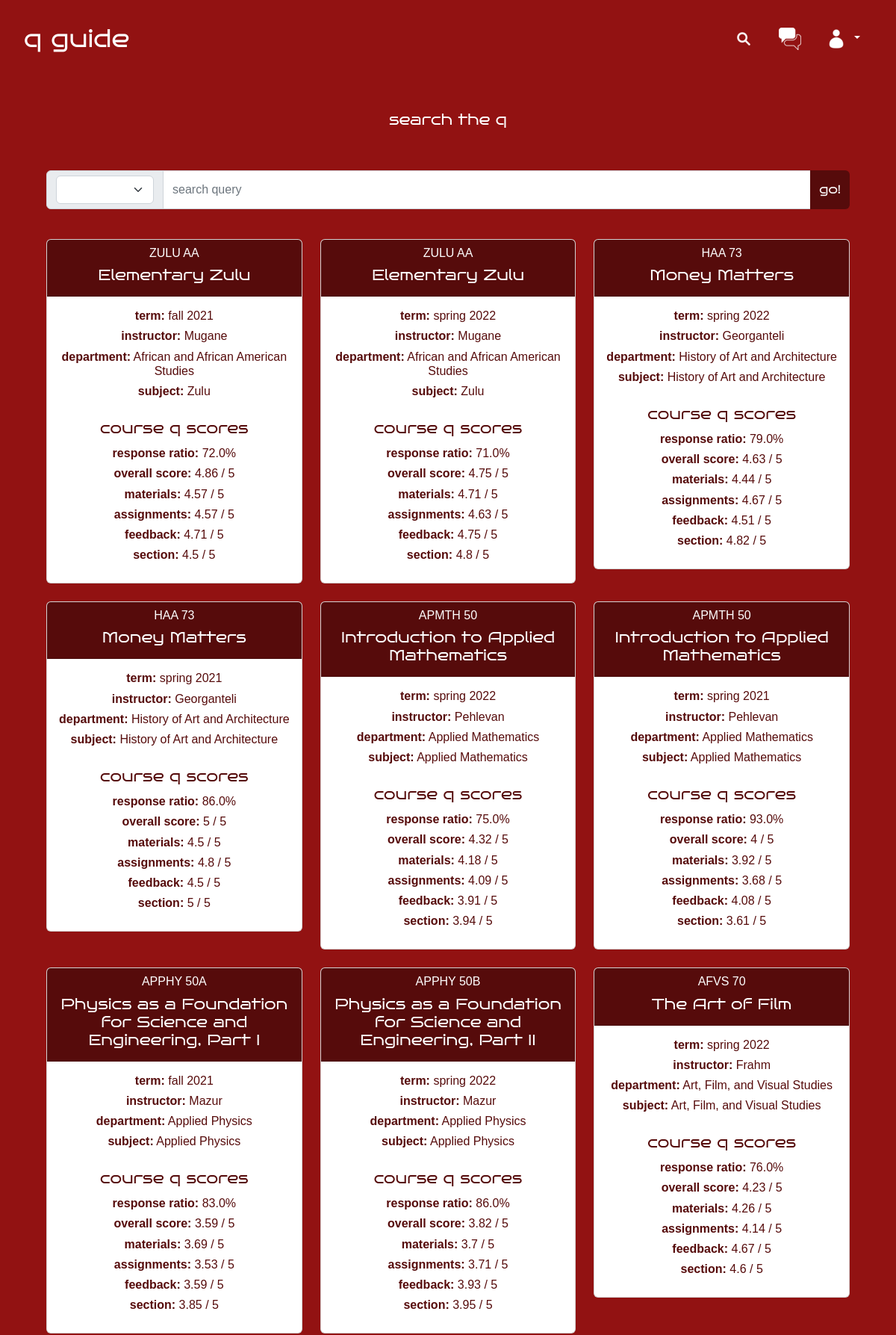
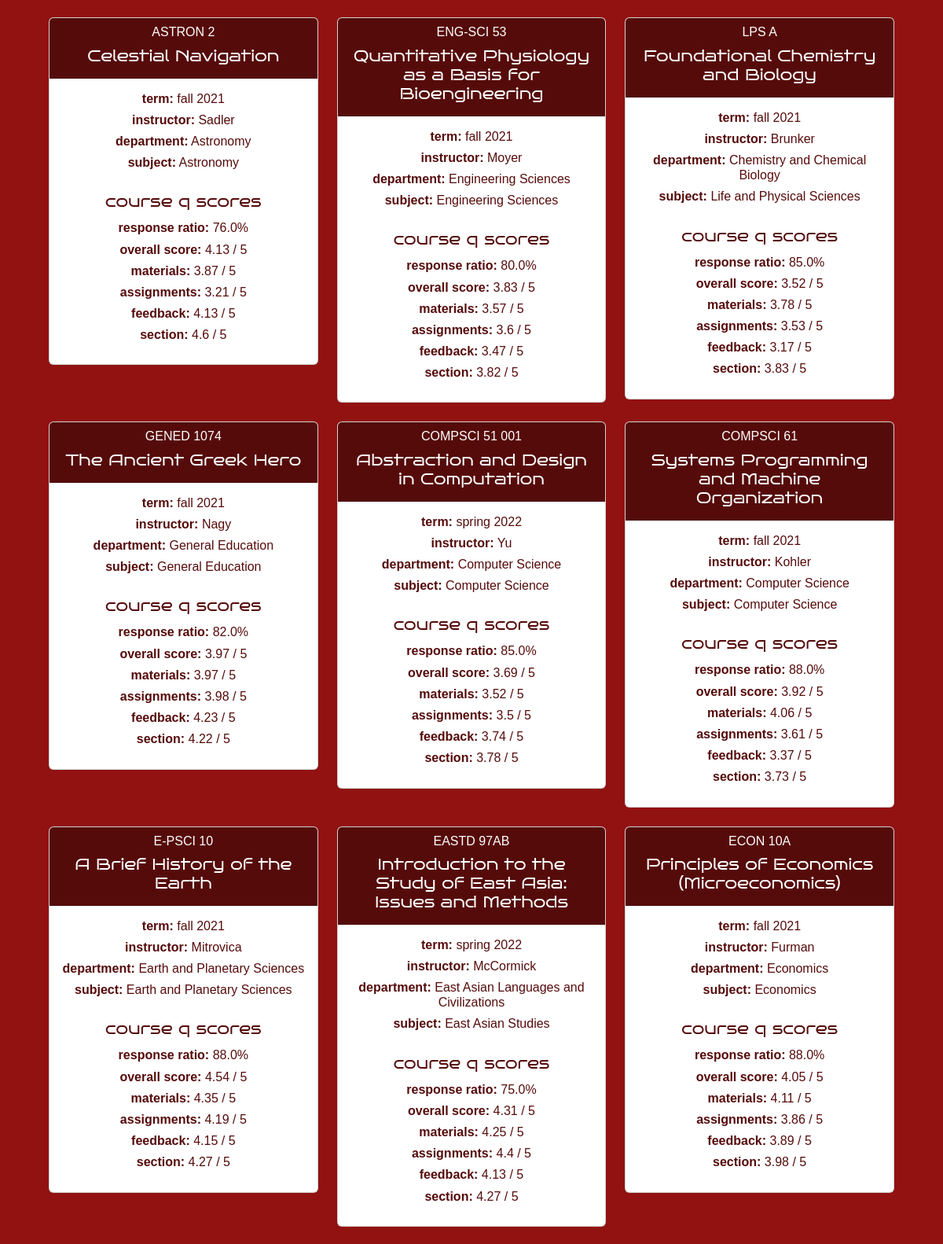
The page /search (signed in, upper part) on the database its author committed (2 pictures, top to bottom).
### tables this page shows
CREATE TABLE scores (
    course_id INTEGER NOT NULL,
    response_ratio NUMERIC NOT NULL,
    overall NUMERIC NOT NULL,
    materials NUMERIC NOT NULL,
    assignments NUMERIC NOT NULL,
    feedback NUMERIC NOT NULL,
    section NUMERIC NOT NULL,
    FOREIGN KEY(course_id) REFERENCES courses(id)
);

CREATE TABLE courses (
    id INTEGER PRIMARY KEY AUTOINCREMENT NOT NULL,
    name TEXT NOT NULL,
    abbr TEXT NOT NULL,
    term TEXT NOT NULL,
    year INTEGER NOT NULL,
    instructor TEXT NOT NULL,
    department TEXT NOT NULL,
    subject TEXT NOT NULL
);

### app.py (the view)
@app.route("/search", methods=['GET', 'POST'])
@login_required
def search():
    db.execute("SELECT * FROM courses INNER JOIN scores ON scores.course_id = courses.id")
    courses = db.fetchall()
    if request.method == "POST":
        if request.form.get("criteria") == "":
            db.execute("SELECT * FROM courses INNER JOIN scores ON scores.course_id = courses.id WHERE (name LIKE '%' || (?) || '%' OR abbr LIKE '%' || (?) || '%' OR term LIKE '%' || (?) || '%' OR year LIKE '%' || (?) || '%' OR instructor LIKE '%' || (?) || '%' OR department LIKE '%' || (?) || '%' OR subject LIKE '%' || (?) || '%')",
            (request.form.get("search"),request.form.get("search"),request.form.get("search"),request.form.get("search"),request.form.get("search"),request.form.get("search"),request.form.get("search")))
            courses = db.fetchall()
        elif request.form.get("criteria") == "name":
            db.execute("SELECT * FROM courses INNER JOIN scores ON scores.course_id = courses.id WHERE name LIKE '%' || ? || '%'", (request.form.get("search"),))
            courses = db.fetchall()
        elif request.form.get("criteria") == "abbr":
            db.execute("SELECT * FROM courses INNER JOIN scores ON scores.course_id = courses.id WHERE abbr LIKE '%' || ? || '%'", (request.form.get("search"),))
            courses = db.fetchall()
        elif request.form.get("criteria") == "term":
            db.execute("SELECT * FROM courses INNER JOIN scores ON scores.course_id = courses.id WHERE term LIKE '%' || ? || '%'", (request.form.get("search"),))
            courses = db.fetchall()
        elif request.form.get("criteria") == "year":
            db.execute("SELECT * FROM courses INNER JOIN scores ON scores.course_id = courses.id WHERE year LIKE '%' || ? || '%'", (request.form.get("search"),))
            courses = db.fetchall()
        elif request.form.get("criteria") == "instructor":
            db.execute("SELECT * FROM courses INNER JOIN scores ON scores.course_id = courses.id WHERE instructor LIKE '%' || ? || '%'", (request.form.get("search"),))
            courses = db.fetchall()
        elif request.form.get("criteria") == "department":
            db.execute("SELECT * FROM courses INNER JOIN scores ON scores.course_id = courses.id WHERE department LIKE '%' || ? || '%'", (request.form.get("search"),))
            courses = db.fetchall()
        elif request.form.get("criteria") == "subject":
            db.execute("SELECT * FROM courses INNER JOIN scores ON scores.course_id = courses.id WHERE subject LIKE '%' || ? || '%'", (request.form.get("search"),))
            courses = db.fetchall()
        return render_template("search.html", courses=courses)
    else:
        return render_template("search.html", courses=courses)

### app.py (called while the page is built)
@app.after_request
def after_request(response):
    response.headers["Cache-Control"] = "no-cache, no-store, must-revalidate"
    response.headers["Expires"] = 0
    response.headers["Pragma"] = "no-cache"
    return response

### helpers.py (called while the page is built)
def login_required(f):
    @wraps(f)
    def decorated_function(*args, **kwargs):
        if session.get("user_id") is None:
            return redirect("/login")
        return f(*args, **kwargs)
    return decorated_function

### templates/search.html (shortened to what this page needs)
{% extends "layout.html" %}
{% block main %}
    <h5>search the q</h5>
    <br>
    <br>
    <form method="post" action="/search">
        <div class="input-group mb-3">
            <span class="input-group-text">
                <select name="criteria" class="form-select" aria-label="Default select example">
                    <option value="" selected></option>
                    <option value="name">name</option>
                </select>
            </span>
            <input type="text" class="form-control" placeholder="search query" name="search">
            <button type="submit" class="btn btn-outline-secondary">go!</button>
        </div>
    </form>
    <br>
    <div class="row row-cols-1 row-cols-sm-2 row-cols-md-3">
        {% for course in courses %}
            <div class="col">
                <div class="card text-center">
                    <div class="card-header">
                        <h6>{{ course[2] }}</h6>
                        <h5 class="card-title">{{ course[1] }}</h5>
                    </div>
                    <div class="card-body">
                        <h6 class="card-text"><b>term:</b> {{ course[3] }} {{ course[4] }}</h6>
                        <h6 class="card-text"><b>instructor:</b> {{ course[5] }}</h6>
                        <h6 class="card-text"><b>department:</b> {{ course[6] }}</h6>
                        <h6 class="card-text"><b>subject:</b> {{ course[7] }}</h6>
                        <br>
                        <h5 class="card-subtitle">course q scores</h5>
                        <p class="card-text"><b>response ratio:</b> {{ course[9] * 100 }}%</p>
                        <p class="card-text"><b>overall score:</b> {{ course[10] }} / 5</p>
                        <p class="card-text"><b>materials:</b> {{ course[11] }} / 5</p>
                        <p class="card-text"><b>assignments:</b> {{ course[12] }} / 5</p>
                        <p class="card-text"><b>feedback:</b> {{ course[13] }} / 5</p>
                        <p class="card-text"><b>section:</b> {{ course[14] }} / 5</p>
                    </div>
                </div>
                <br>
            </div>
        {% endfor %}
    </div>
{% endblock %}

### static/styles.css (style rules this page uses)
nav .navbar-text, button { font-size: xx-large; text-decoration: none; color: white !important; font-family: 'bruno_aceregular', Lucida Console, Bahnschrift, Candara, sans-serif !important; border:none !important; }
h5, h1, thead { color: white; font-family: 'bruno_aceregular', Lucida Console, Bahnschrift, Candara, sans-serif !important; }
p, h6 { font-family: 'Fira Sans Condensed', Calibri, sans-serif; color: white; line-height: 0.7; }
a, form, h3 { font-size: large; font-family: 'Fira Sans Condensed', Calibri, sans-serif; color: white !important; text-decoration: none !important; }
body { background-color: #921212 !important; padding: 100px 50px; }
button, .card-header, thead { background-color: #560B0B !important; }
.card-header, .card-body { padding: 5px; }
.card-subtitle, .card-text, .nav > li > .dropdown-menu > li > a { color: #560B0B !important; }

### rows shown on the page
scores: abbr "ZULU AA", name "Elementary Zulu", term "fall", year "2021", instructor "Mugane", department "African and African American Studies", subject "Zulu", course[9]*100 "72.0", overall "4.86", materials "4.57", assignments "4.57", feedback "4.71", section "4.5"
scores: abbr "ZULU AA", name "Elementary Zulu", term "spring", year "2022", instructor "Mugane", department "African and African American Studies", subject "Zulu", course[9]*100 "71.0", overall "4.75", materials "4.71", assignments "4.63", feedback "4.75", section "4.8"
scores: abbr "HAA 73", name "Money Matters", term "spring", year "2022", instructor "Georganteli", department "History of Art and Architecture", subject "History of Art and Architecture", course[9]*100 "79.0", overall "4.63", materials "4.44", assignments "4.67", feedback "4.51", section "4.82"
scores: abbr "HAA 73", name "Money Matters", term "spring", year "2021", instructor "Georganteli", department "History of Art and Architecture", subject "History of Art and Architecture", course[9]*100 "86.0", overall "5", materials "4.5", assignments "4.8", feedback "4.5", section "5"
scores: abbr "APMTH 50", name "Introduction to Applied Mathematics", term "spring", year "2022", instructor "Pehlevan", department "Applied Mathematics", subject "Applied Mathematics", course[9]*100 "75.0", overall "4.32", materials "4.18", assignments "4.09", feedback "3.91", section "3.94"
scores: abbr "APMTH 50", name "Introduction to Applied Mathematics", term "spring", year "2021", instructor "Pehlevan", department "Applied Mathematics", subject "Applied Mathematics", course[9]*100 "93.0", overall "4", materials "3.92", assignments "3.68", feedback "4.08", section "3.61"
scores: abbr "APPHY 50A", name "Physics as a Foundation for Science and Engineering, Part I", term "fall", year "2021", instructor "Mazur", department "Applied Physics", subject "Applied Physics", course[9]*100 "83.0", overall "3.59", materials "3.69", assignments "3.53", feedback "3.59", section "3.85"
scores: abbr "APPHY 50B", name "Physics as a Foundation for Science and Engineering, Part II", term "spring", year "2022", instructor "Mazur", department "Applied Physics", subject "Applied Physics", course[9]*100 "86.0", overall "3.82", materials "3.7", assignments "3.71", feedback "3.93", section "3.95"
scores: abbr "AFVS 70", name "The Art of Film", term "spring", year "2022", instructor "Frahm", department "Art, Film, and Visual Studies", subject "Art, Film, and Visual Studies", course[9]*100 "76.0", overall "4.23", materials "4.26", assignments "4.14", feedback "4.67", section "4.6"
scores: abbr "ASTRON 2", name "Celestial Navigation", term "fall", year "2021", instructor "Sadler", department "Astronomy", subject "Astronomy", course[9]*100 "76.0", overall "4.13", materials "3.87", assignments "3.21", feedback "4.13", section "4.6"
scores: abbr "ENG-SCI 53", name "Quantitative Physiology as a Basis for Bioengineering", term "fall", year "2021", instructor "Moyer", department "Engineering Sciences", subject "Engineering Sciences", course[9]*100 "80.0", overall "3.83", materials "3.57", assignments "3.6", feedback "3.47", section "3.82"
scores: abbr "LPS A", name "Foundational Chemistry and Biology", term "fall", year "2021", instructor "Brunker", department "Chemistry and Chemical Biology", subject "Life and Physical Sciences", course[9]*100 "85.0", overall "3.52", materials "3.78", assignments "3.53", feedback "3.17", section "3.83"
scores: abbr "GENED 1074", name "The Ancient Greek Hero", term "fall", year "2021", instructor "Nagy", department "General Education", subject "General Education", course[9]*100 "82.0", overall "3.97", materials "3.97", assignments "3.98", feedback "4.23", section "4.22"
scores: abbr "COMPSCI 51 001", name "Abstraction and Design in Computation", term "spring", year "2022", instructor "Yu", department "Computer Science", subject "Computer Science", course[9]*100 "85.0", overall "3.69", materials "3.52", assignments "3.5", feedback "3.74", section "3.78"
scores: abbr "COMPSCI 61", name "Systems Programming and Machine Organization", term "fall", year "2021", instructor "Kohler", department "Computer Science", subject "Computer Science", course[9]*100 "88.0", overall "3.92", materials "4.06", assignments "3.61", feedback "3.37", section "3.73"
scores: abbr "E-PSCI 10", name "A Brief History of the Earth", term "fall", year "2021", instructor "Mitrovica", department "Earth and Planetary Sciences", subject "Earth and Planetary Sciences", course[9]*100 "88.0", overall "4.54", materials "4.35", assignments "4.19", feedback "4.15", section "4.27"
scores: abbr "EASTD 97AB", name "Introduction to the Study of East Asia: Issues and Methods", term "spring", year "2022", instructor "McCormick", department "East Asian Languages and Civilizations", subject "East Asian Studies", course[9]*100 "75.0", overall "4.31", materials "4.25", assignments "4.4", feedback "4.13", section "4.27"
scores: abbr "ECON 10A", name "Principles of Economics (Microeconomics)", term "fall", year "2021", instructor "Furman", department "Economics", subject "Economics", course[9]*100 "88.0", overall "4.05", materials "4.11", assignments "3.86", feedback "3.89", section "3.98"
